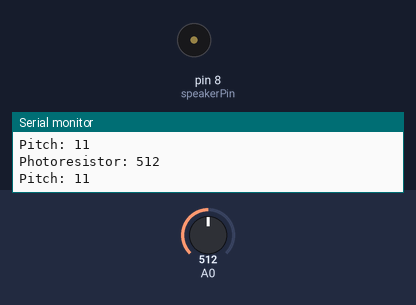
A sketch run on a simulated Arduino Uno, built with avr-gcc and run on an emulated ATmega328P. Parts: buzzer (waves = sounding), the last lines printed to the serial monitor. The inputs (shaded band) are chosen by the test bench; at power-on: A0 = 512.

Above: at 1.8 s.
1.9 s: A0 set to 991
6.0 s: A0 set to 1011
At 6.8 s:
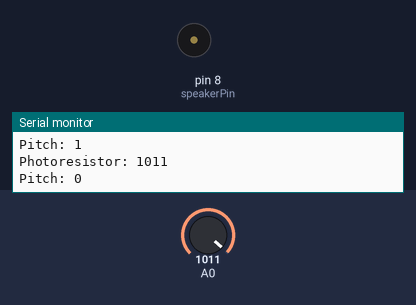
7.5 s: A0 set to 900
At 11.4 s:
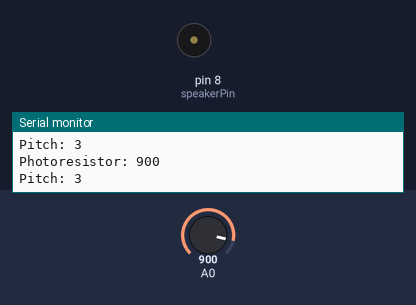
11.6 s: A0 set to 1023
At 12.3 s:
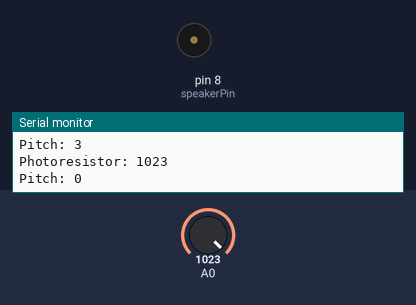
Timing chart, 0 to 14.1 s (numbered marks = the images above; inputs shaded):
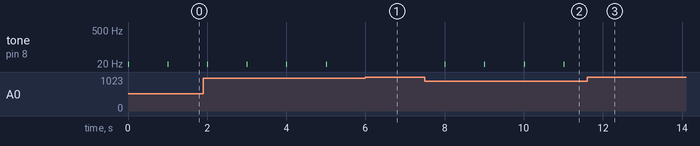

The sketch:

lab3part2.ino
```cpp
// variable to store speaker pin value
const int speakerPin = 8;
// variable to store photoresistor readings
int phototVal;
// variable to store frequency value
float freq;

void setup() {
  // initialize serial communications
  pinMode(A0, INPUT);
  pinMode(8, OUTPUT);
  // initialize serial moniter
  Serial.begin(9600);
}

void loop() {
  // read photoresistor input
  int photoVal = analogRead(A0);

  // print photoresistor value
  // range determined at 300-750
  Serial.print("Photoresistor: ");
  Serial.println(photoVal);

  // map photoresistor value to speaker value
  int photoPitch = map(photoVal, 100, 1000, 20, 000);
  // print pitch value
  Serial.print("Pitch: ");
  Serial.println(photoPitch);
  tone(8, photoPitch, 10);
  delay(1000);
}
```

Measured:
- the behaviour switches between 999 and 1000 on A0 (found by bisection; images 0 and 1)
- after the input at 6.0 s, tone on pin 8 (speakerPin): stops changing and stays silent
- after the input at 7.5 s, tone on pin 8 (speakerPin): alternates 3 Hz for 0.01 s and silent for 0.99 s, starting after 0.51 s
- after the input at 11.6 s, tone on pin 8 (speakerPin): stops changing and stays silent
- by itself, tone on pin 8 (speakerPin): alternates 1 Hz for 0.01 s and silent for 0.99 s
